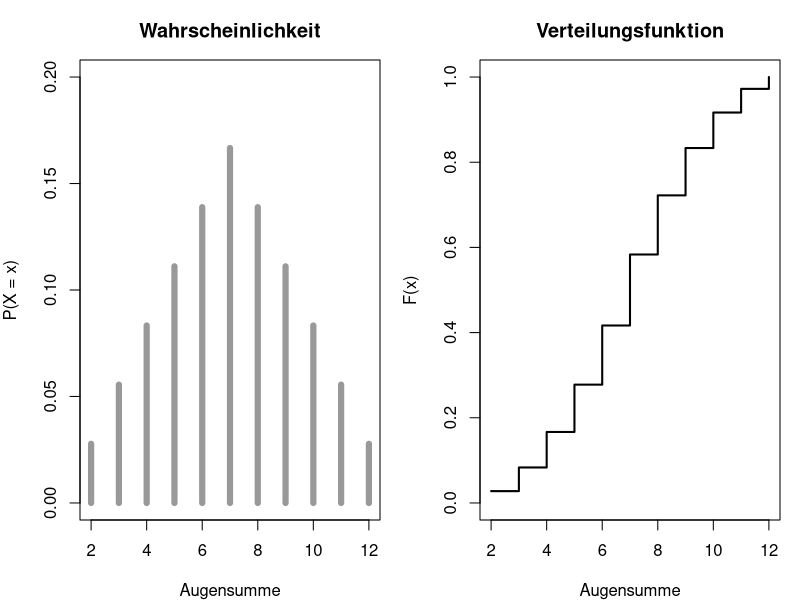

Generate this figure with R:
## ---- chunk 1
#| label: setup-r
#| include: false
library(ggplot2)

theme_set(theme_minimal(base_size = 12))

lehmer <- function(saat, anzahl) {
  s <- saat
  raus <- numeric(anzahl)
  for (k in seq_len(anzahl)) {
    s <- (16807 * s) %% 2147483647
    raus[k] <- s / 2147483647
  }
  raus
}
## ---- chunk 2
#| label: fig-b1-zv-r
#| fig-cap: "Beispiel 1: links die Wahrscheinlichkeitsfunktion, rechts die Verteilungsfunktion."
#| fig-height: 3.2
kombinationen <- expand.grid(wurf1 = 1:6, wurf2 = 1:6)
summe <- kombinationen$wurf1 + kombinationen$wurf2

table(summe)                        # wie viele Kombinationen je Summe
round(prop.table(table(summe)), 4)  # die Wahrscheinlichkeitsfunktion
round(cumsum(prop.table(table(summe))), 4)   # die Verteilungsfunktion

werte <- as.numeric(names(table(summe)))
p <- as.numeric(prop.table(table(summe)))

par(mfrow = c(1, 2), mar = c(4, 4, 3, 1))
plot(werte, p, type = "h", lwd = 6, col = "grey60", ylim = c(0, 0.2),
     xlab = "Augensumme", ylab = "P(X = x)", main = "Wahrscheinlichkeit")
plot(werte, cumsum(p), type = "s", lwd = 2, ylim = c(0, 1),
     xlab = "Augensumme", ylab = "F(x)", main = "Verteilungsfunktion")
par(mfrow = c(1, 1))
## ---- chunk 3
#| label: b2-zv-r
ew <- sum(werte * p)
varianz <- sum((werte - ew)^2 * p)

round(c(erwartungswert = ew, varianz = varianz,
        standardabweichung = sqrt(varianz)), 4)

# Gegenprobe: 200000 simulierte Wuerfe aus dem Kongruenzgenerator
n <- 200000
u <- lehmer(9911, 2 * n)
wuerfe <- matrix(floor(6 * u) + 1, ncol = 2, byrow = TRUE)
sim <- rowSums(wuerfe)

round(c(mittel = mean(sim), varianz = var(sim)), 4)

# Wie schnell naehert sich der Mittelwert dem Erwartungswert?
for (k in c(100, 1000, 10000, 100000, 200000)) {
  cat(sprintf("n = %6d | Mittel %.4f | Abweichung %.4f\n",
              k, mean(sim[1:k]), abs(mean(sim[1:k]) - ew)))
}
## ---- chunk 4
#| label: b3-zv-r
x <- 1:6
px <- rep(1 / 6, 6)

kennzahlen <- function(werte, wkeit) {
  e <- sum(werte * wkeit)
  c(erwartungswert = e, varianz = sum((werte - e)^2 * wkeit))
}

round(rbind(
  "X (ein Wuerfel)" = kennzahlen(x, px),
  "X + 10"          = kennzahlen(x + 10, px),
  "2X"              = kennzahlen(2 * x, px),
  "2X - 1"          = kennzahlen(2 * x - 1, px)
), 4)

# Summe zweier unabhaengiger Wuerfel: addieren sich die Varianzen?
round(c(zwei_mal_einzeln = 2 * kennzahlen(x, px)["varianz"],
        summe_direkt = varianz), 4)

# Und wenn sie nicht unabhaengig sind: Y = X, also perfekt abhaengig
round(kennzahlen(2 * x, px), 4)   # X + Y mit Y = X ist dasselbe wie 2X
## ---- chunk 5
#| label: b4-zv-r
schaden <- c(0, 500, 5000, 50000)
wkeit <- c(0.930, 0.050, 0.018, 0.002)

sum(wkeit)                       # muss eins ergeben

kennz <- kennzahlen(schaden, wkeit)
round(c(kennz, standardabweichung = sqrt(kennz["varianz"])), 2)

round(c(praemie_mit_20_prozent = kennz["erwartungswert"] * 1.2,
        anteil_ohne_schaden = wkeit[1],
        anteil_ueber_praemie = sum(wkeit[-1])), 4)

# Was passiert bei 10000 unabhaengigen Vertraegen?
n_vertraege <- 10000
round(c(erwartete_summe = n_vertraege * kennz["erwartungswert"],
        sd_der_summe = sqrt(n_vertraege * kennz["varianz"]),
        sd_je_vertrag = sqrt(kennz["varianz"] / n_vertraege)), 2)
